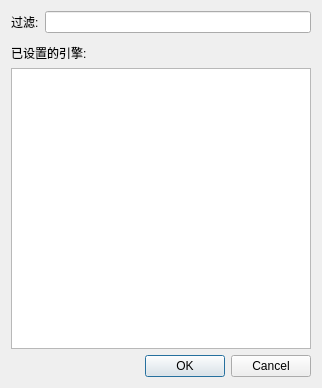
<?xml version="1.0" encoding="UTF-8"?>
<ui version="4.0">
 <class>EngineSelectionDialog</class>
 <widget class="QDialog" name="EngineSelectionDialog">
  <property name="geometry">
   <rect>
    <x>0</x>
    <y>0</y>
    <width>322</width>
    <height>388</height>
   </rect>
  </property>
  <property name="windowTitle">
   <string>Select Chess Engines</string>
  </property>
  <layout class="QVBoxLayout" name="verticalLayout">
   <item>
    <layout class="QHBoxLayout" name="horizontalLayout">
     <item>
      <widget class="QLabel" name="label">
       <property name="text">
        <string>过滤:</string>
       </property>
       <property name="buddy">
        <cstring>m_engineFilterEdit</cstring>
       </property>
      </widget>
     </item>
     <item>
      <widget class="QLineEdit" name="m_engineFilterEdit"/>
     </item>
    </layout>
   </item>
   <item>
    <spacer name="verticalSpacer">
     <property name="orientation">
      <enum>Qt::Vertical</enum>
     </property>
     <property name="sizeType">
      <enum>QSizePolicy::Fixed</enum>
     </property>
     <property name="sizeHint" stdset="0">
      <size>
       <width>1</width>
       <height>5</height>
      </size>
     </property>
    </spacer>
   </item>
   <item>
    <widget class="QLabel" name="label_2">
     <property name="text">
      <string>已设置的引擎:</string>
     </property>
     <property name="buddy">
      <cstring>m_enginesList</cstring>
     </property>
    </widget>
   </item>
   <item>
    <widget class="QListView" name="m_enginesList">
     <property name="editTriggers">
      <set>QAbstractItemView::NoEditTriggers</set>
     </property>
     <property name="showDropIndicator" stdset="0">
      <bool>true</bool>
     </property>
     <property name="selectionMode">
      <enum>QAbstractItemView::ExtendedSelection</enum>
     </property>
     <property name="selectionBehavior">
      <enum>QAbstractItemView::SelectItems</enum>
     </property>
    </widget>
   </item>
   <item>
    <widget class="QDialogButtonBox" name="buttonBox">
     <property name="orientation">
      <enum>Qt::Horizontal</enum>
     </property>
     <property name="standardButtons">
      <set>QDialogButtonBox::Cancel|QDialogButtonBox::Ok</set>
     </property>
    </widget>
   </item>
  </layout>
 </widget>
 <resources/>
 <connections>
  <connection>
   <sender>buttonBox</sender>
   <signal>accepted()</signal>
   <receiver>EngineSelectionDialog</receiver>
   <slot>accept()</slot>
   <hints>
    <hint type="sourcelabel">
     <x>248</x>
     <y>254</y>
    </hint>
    <hint type="destinationlabel">
     <x>157</x>
     <y>274</y>
    </hint>
   </hints>
  </connection>
  <connection>
   <sender>buttonBox</sender>
   <signal>rejected()</signal>
   <receiver>EngineSelectionDialog</receiver>
   <slot>reject()</slot>
   <hints>
    <hint type="sourcelabel">
     <x>316</x>
     <y>260</y>
    </hint>
    <hint type="destinationlabel">
     <x>286</x>
     <y>274</y>
    </hint>
   </hints>
  </connection>
 </connections>
</ui>
